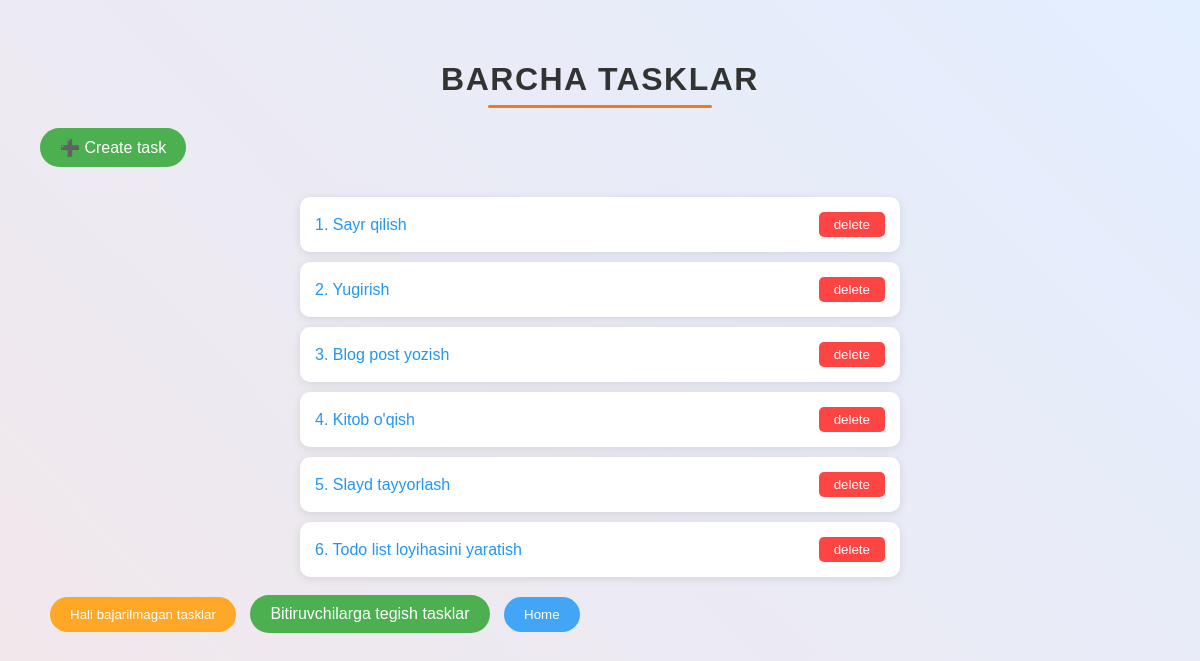
/tasks/, run on an earlier commit of the app's database.
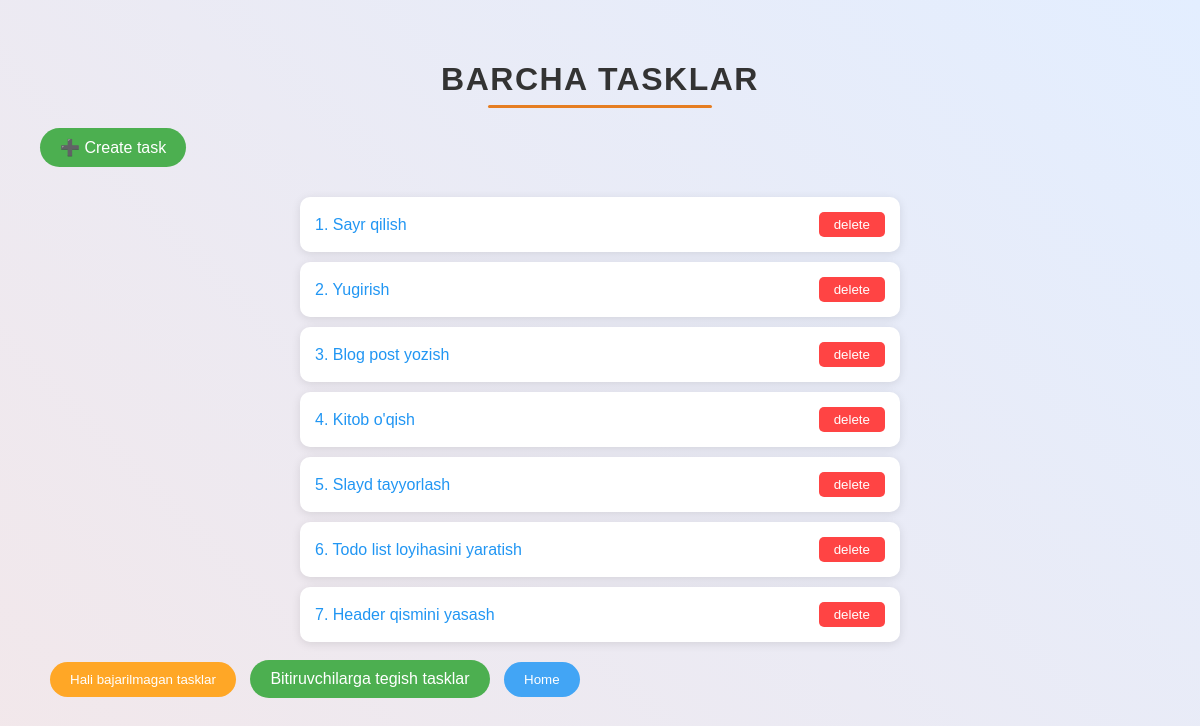
And on a later commit of the database.
### main/models.py (models this page shows, shortened)
class Task(models.Model):
    name = models.CharField(max_length=255)
    date = models.DateField()
    desc = models.TextField()
    done = models.BooleanField(default=False)
    student = models.ForeignKey(Student, on_delete=SET_NULL, null=True)

### main/views.py (the view)
# urls.py: path('tasks/', task_view, name='tasks'),
def task_view(request):
    task = Task.objects.all()
    context = {
        'tasks': task
    }
    return render(request, 'tasks.html', context)

### templates/tasks.html (shortened to what this page needs)
<!DOCTYPE html>
<html lang="en">
<head>
</head>
<body>
    <h1>Barcha Tasklar</h1>
    <a href="create-task">➕ Create task</a>
    <ul class="task">
        {% for task in tasks %}
            <li>
                <a class="task-link" href="/tasks/{{task.id}}/">{{ forloop.counter }}. {{ task.name }}</a>
                <a href="{% url 'delete-confirm' task.id %}"><button>delete</button></a>
            </li>
        {% endfor %}
    </ul>
    <a href="/tasks/not_done/"><button>Hali bajarilmagan tasklar</button></a>
    <a class="gradiuent" href="/students/graduate_task/">Bitiruvchilarga tegish tasklar</a>
    <a href="/"><button>Home</button></a>
</body>
</html>

What changed in the data, as far as the page shows it:
added Task: name "Header qismini yasash"
